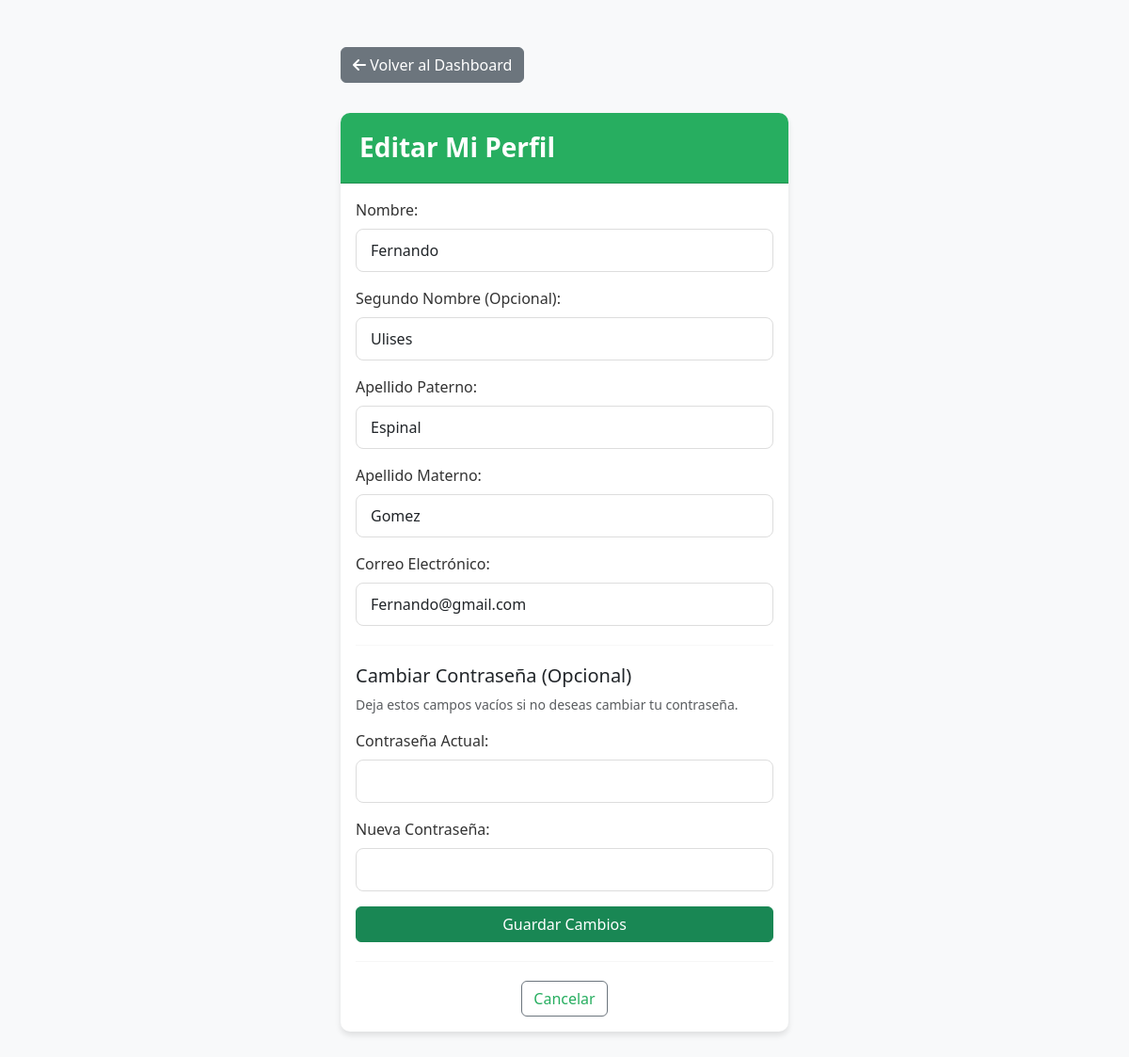
The page /editar_perfil_usuario (signed in) on the database its author committed.
### APP/Models.py (models this page shows)
class Usuario(db.Model):
    __tablename__ = 'usuarios'
    id = db.Column(db.Integer, primary_key=True, )
    p_nombre = db.Column(db.String(50), nullable=False)
    s_nombre = db.Column(db.String(50), nullable=True)
    p_apellido = db.Column(db.String(50), nullable=False)
    s_apellido = db.Column(db.String(50), nullable=True)
    correo = db.Column(db.String(100), unique=True, nullable=False)
    contraseña = db.Column(db.String(128), nullable=False)
    citas = db.relationship('Cita', backref='usuario', lazy=True)

### APP/app.py (the view, shortened to what this page needs)
@app.route('/editar_perfil_usuario', methods=['GET', 'POST'])
def editar_perfil_usuario():
    if 'user_id' not in session:
        return redirect(url_for('login_usuario'))
    usuario = Usuario.query.get(session['user_id'])
    return render_template('editar_perfil_usuario.html', usuario=usuario)

### APP/TEMPLATES/editar_perfil_usuario.html (shortened to what this page needs)
<!DOCTYPE html>
<html lang="es">
<head>
    <link href="https://cdn.jsdelivr.net/npm/bootstrap@5.3.0/dist/css/bootstrap.min.css" rel="stylesheet">
    <link rel="stylesheet" href="https://cdnjs.cloudflare.com/ajax/libs/font-awesome/6.0.0/css/all.min.css">
    <link rel="stylesheet" href="{{ url_for('static', filename='css/registro_usuario.css') }}">
</head>
<body class="bg-light">
    <div class="container">
        <a href="{{ url_for('dashboard_usuario') }}" class="btn btn-secondary mb-3">
            <i class="fas fa-arrow-left"></i> Volver al Dashboard
        </a>
        <div class="card">
            <div class="card-header">
                <h3>Editar Mi Perfil</h3>
            </div>
            <div class="card-body">
                <form method="POST">
                    <div class="mb-3">
                        <label for="nombre" class="form-label">Nombre:</label>
                        <input type="text" class="form-control" id="nombre" name="nombre" value="{{ usuario.p_nombre }}" required>
                    </div>
                    <div class="mb-3">
                        <label for="s_nombre" class="form-label">Segundo Nombre (Opcional):</label>
                        <input type="text" class="form-control" id="s_nombre" name="s_nombre" value="{{ usuario.s_nombre or '' }}">
                    </div>
                    <div class="mb-3">
                        <label for="apellido_p" class="form-label">Apellido Paterno:</label>
                        <input type="text" class="form-control" id="apellido_p" name="apellido_p" value="{{ usuario.p_apellido }}" required>
                    </div>
                    <div class="mb-3">
                        <label for="apellido_m" class="form-label">Apellido Materno:</label>
                        <input type="text" class="form-control" id="apellido_m" name="apellido_m" value="{{ usuario.s_apellido }}" required>
                    </div>
                    <div class="mb-3">
                        <label for="correo" class="form-label">Correo Electrónico:</label>
                        <input type="email" class="form-control" id="correo" name="correo" value="{{ usuario.correo }}" required>
                    </div>
                    <hr>
                    <h5>Cambiar Contraseña (Opcional)</h5>
                    <p class="text-muted small">Deja estos campos vacíos si no deseas cambiar tu contraseña.</p>
                    <div class="mb-3">
                        <label for="contraseña_actual" class="form-label">Contraseña Actual:</label>
                        <input type="password" class="form-control" id="contraseña_actual" name="contraseña_actual">
                    </div>
                    <div class="mb-3">
                        <label for="nueva_contraseña" class="form-label">Nueva Contraseña:</label>
                        <input type="password" class="form-control" id="nueva_contraseña" name="nueva_contraseña">
                    </div>
                    <div class="d-grid gap-2">
                        <button type="submit" class="btn btn-success">
                        Guardar Cambios
                        </button>
                    </div>
                </form>
                <hr>
                <div class="text-center">
                    <a href="{{ url_for('dashboard_usuario') }}" class="btn btn-outline-secondary">Cancelar</a>
                </div>
            </div>
        </div>
    </div>
</html>

### APP/static/css/registro_usuario.css (style rules this page uses)
.container { max-width: 500px; margin-top: 50px; margin-bottom: 50px; }
.card { box-shadow: 0 4px 6px rgba(0, 0, 0, 0.1); border: none; border-radius: 10px; }
.card-header { background-color: #27ae60; color: white; border-radius: 10px 10px 0 0 !important; padding: 20px; }
.card-header h3 { margin: 0; font-weight: 600; }
.form-label { font-weight: 500; color: #333; }
.form-control, .form-select { border: 1px solid #ddd; border-radius: 8px; padding: 10px 15px; }
.text-center a { color: #27ae60; text-decoration: none; }
hr { margin: 20px 0; border-color: #ddd; }

### rows shown on the page
Usuario: nombre "Fernando", s_nombre "Ulises", apellido_p "Espinal", apellido_m "Gomez", correo "Fernando@gmail.com"
